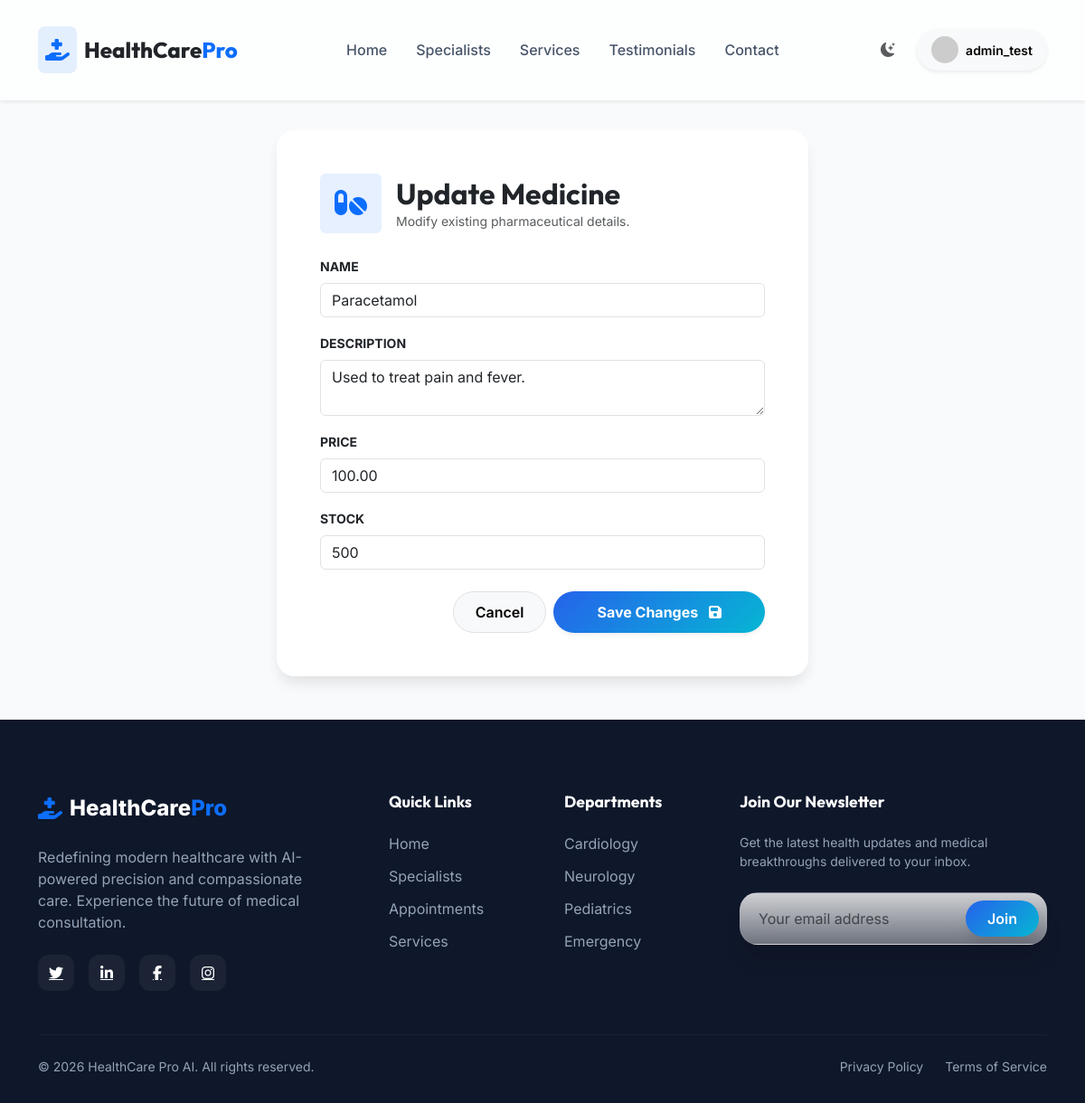
The page /edit-medicine/1/ (signed in) on the database as committed earlier.
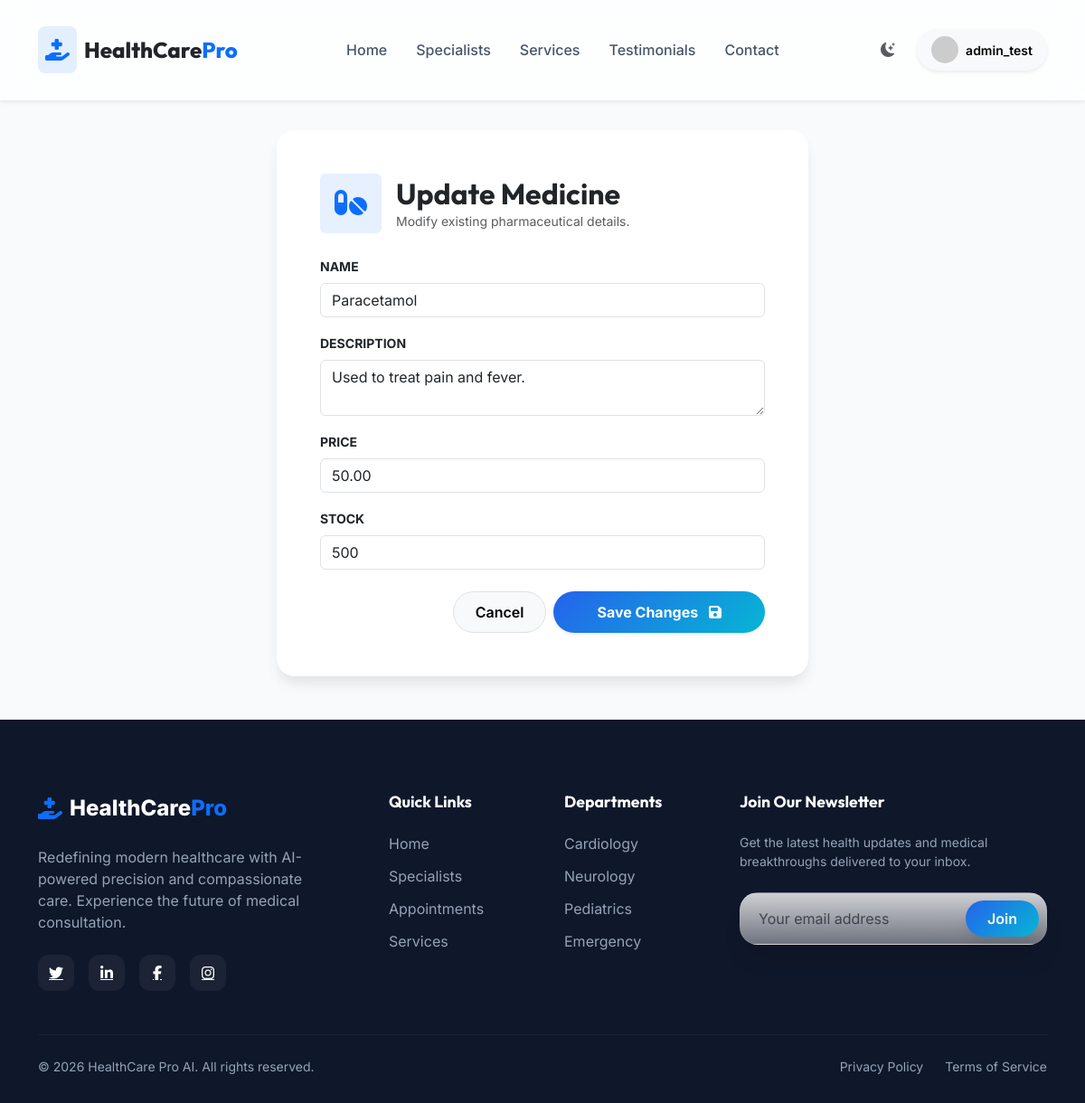
The same page on the database as committed later.
### appointments/models.py (models this page shows, shortened)
class Medicine(models.Model):
    name = models.CharField(max_length=200)
    description = models.TextField(blank=True)
    price = models.DecimalField(max_digits=10, decimal_places=2, default=100.00)
    stock = models.PositiveIntegerField(default=0)

### appointments/views.py (the view)
# urls.py: path('edit-medicine/<int:medicine_id>/', views.edit_medicine, name='edit_medicine'),
@login_required
def edit_medicine(request, medicine_id):
    if not request.user.is_superuser:
        raise PermissionDenied
    medicine = get_object_or_404(Medicine, id=medicine_id)
    if request.method == 'POST':
        form = MedicineForm(request.POST, instance=medicine)
        if form.is_valid():
            form.save()
            messages.success(request, f"{medicine.name} updated successfully!")
            return redirect('medicine_list')
    else:
        form = MedicineForm(instance=medicine)
    return render(request, 'appointments/add_medicine.html', {'form': form, 'edit_mode': True})

### appointments/forms.py (shortened to what this page needs)
class MedicineForm(forms.ModelForm):
    class Meta:
        model = Medicine
        fields = ['name', 'description', 'price', 'stock']
        widgets = {
            'name': forms.TextInput(attrs={'class': 'form-control', 'placeholder': 'Medicine Name'}),
            'description': forms.Textarea(attrs={'class': 'form-control', 'rows': 2, 'placeholder': 'Optional description...'}),
            'price': forms.NumberInput(attrs={'class': 'form-control', 'placeholder': '0.00'}),
            'stock': forms.NumberInput(attrs={'class': 'form-control', 'placeholder': 'Available quantity'}),
        }

### appointments/templates/appointments/add_medicine.html (shortened to what this page needs)
{% extends 'base.html' %}
{% block content %}
<div class="row justify-content-center py-5" data-aos="fade-up">
    <div class="col-md-6">
        <div class="card border-0 shadow-lg p-4 p-md-5">
            <div class="d-flex align-items-center mb-4">
                <div class="bg-primary bg-opacity-10 text-primary rounded p-3 me-3">
                    <i class="fas fa-pills fa-2x"></i>
                </div>
                <div>
                    <h2 class="fw-bold mb-0">{% if edit_mode %}Update Medicine{% else %}Inventory Registry{% endif %}</h2>
                    <p class="text-muted small mb-0">{% if edit_mode %}Modify existing pharmaceutical details.{% else %}Add new pharmaceutical details to the system.{% endif %}</p>
                </div>
            </div>
            <form method="post">
                {% for field in form %}
                    <div class="mb-3">
                        <label class="form-label small fw-bold text-uppercase ls-wide">{{ field.label }}</label>
                        {{ field }}
                    </div>
                {% endfor %}
                <div class="d-grid gap-2 d-md-flex justify-content-md-end mt-4">
                    <a href="{% url 'medicine_list' %}" class="btn btn-light border px-4">Cancel</a>
                    <button type="submit" class="btn btn-primary px-5 fw-bold shadow-sm">
                        {% if edit_mode %}Save Changes{% else %}Register Medicine{% endif %} <i class="fas fa-{% if edit_mode %}save{% else %}plus{% endif %} ms-2"></i>
                    </button>
                </div>
            </form>
        </div>
    </div>
</div>
{% endblock %}

Rows that differ between the two databases and show on the page:
changed Medicine "Paracetamol": price "100.00" → "50.00"
